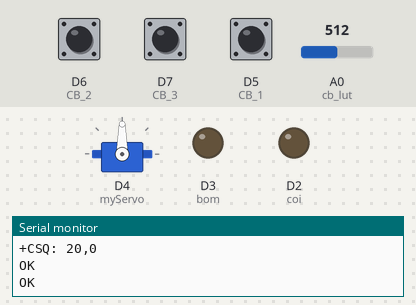
This sketch was run on a simulated ESP8266 (NodeMCU). Shown: servo, output pins drawn as LEDs (lit = HIGH), the last lines printed to the serial monitor. The inputs (shaded band) are chosen by the test bench; at power-on: D7 (CB_3) HIGH, A0 (cb_lut) = 512, D6 (CB_2) HIGH, D5 (CB_1) HIGH. The modem accepts every AT command (registered, SIM ready, sends succeed) and sends nothing else.

Above: at 2.7 s.
2.8 s: D7 (CB_3) pulled LOW for 0.15 s
At 3.8 s:
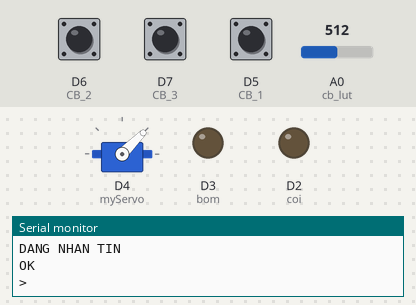
4.7 s: A0 (cb_lut) set to 408
6.2 s: A0 (cb_lut) set to 385
At 7.4 s:
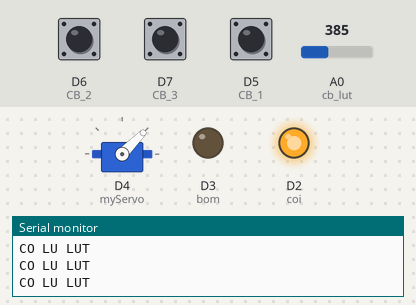
7.7 s: D6 (CB_2) pulled LOW for 0.15 s
At 9.3 s:
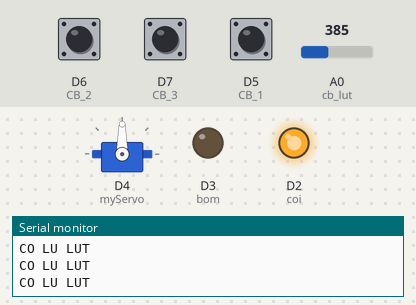
9.6 s: D5 (CB_1) pulled LOW for 0.15 s
At 10.9 s:
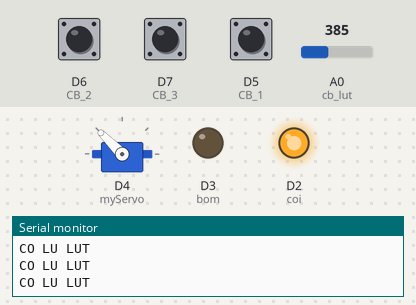
11.3 s: D7 (CB_3) pulled LOW for 1 s
At 12.1 s:
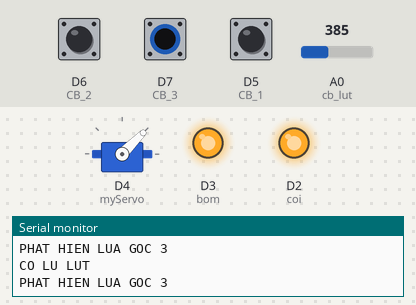
Timing chart, 0 to 14.3 s (numbered marks = the images above; inputs shaded):
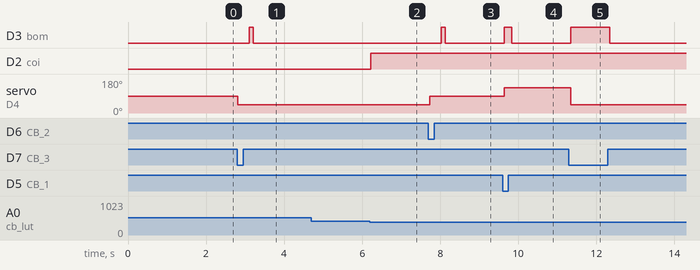

Measured:
- the behaviour switches between 401 and 400 on A0 (cb_lut) (found by bisection; images 1 and 2)
- after the input at 2.8 s, D3 (bom): LOW → HIGH after 0.31 s, → LOW 0.10 s later; servo on D4 (myServo): 90° → 45° at once
- after the input at 4.7 s, every drawn part: stays the same
- after the input at 6.2 s, D2 (coi): LOW → HIGH at once
- after the input at 7.7 s, D3 (bom): LOW → HIGH after 0.33 s, → LOW 0.10 s later; servo on D4 (myServo): 45° → 90° at once
- after the input at 9.6 s, D3 (bom): LOW → HIGH at once, → LOW 0.20 s later; servo on D4 (myServo): 90° → 135° at once
- after the input at 11.3 s, D3 (bom): LOW → HIGH at once, → LOW 1.0 s later; servo on D4 (myServo): 135° → 45° at once

The sketch:

Bo_thu_va_chua_chay.ino
```cpp
#define PHONE_NUMBER "+84328813393"
#include <ESP8266WiFi.h>
#include <espnow.h>
#include <SoftwareSerial.h>
static const int RXPin = 27, TXPin = D1;
SoftwareSerial simSerial(RXPin, TXPin);
#include <Servo.h>
Servo myServo;
// Cấu trúc dữ liệu nhận
typedef struct struct_message {
  uint8_t mappedValue;
} struct_message;

// Tạo một biến kiểu struct_message
struct_message incomingData;

uint8_t tt;
bool tt1 = true;
bool tt2 = true;
bool tt3 = true;
long times,time1;
// Chân điều khiển servo
#define coi D2
#define bom D3
#define CB_1 D5
#define CB_2 D6
#define CB_3 D7
#define cb_lut A0
// Hàm xử lý dữ liệu nhận được
void OnDataRecv(uint8_t *mac, uint8_t *data, uint8_t len) {
    if (len == sizeof(incomingData)) {
        memcpy(&incomingData, data, sizeof(incomingData));
        tt = incomingData.mappedValue;
        Serial.print("Mapped Value: ");
        Serial.println(tt);
    }
}

void setup() {
  // Khởi tạo Serial Monitor
  Serial.begin(115200);
  pinMode(CB_1, INPUT_PULLUP);
  pinMode(CB_2, INPUT_PULLUP);
  pinMode(CB_3, INPUT_PULLUP);
  pinMode(cb_lut, INPUT);
  myServo.attach(D4,500,2400);
  myServo.write(90);
  pinMode(coi, OUTPUT);
  digitalWrite(coi, LOW);
  pinMode(bom, OUTPUT);
  digitalWrite(bom, LOW);
  // Khởi động WiFi
  WiFi.mode(WIFI_STA);
  WiFi.disconnect();
  Serial.println(" ");

  Serial.println(WiFi.macAddress()); // In ra Serial Monitor địa chỉ MAC của ESP8266
  // Khởi tạo ESP-NOW
  if (esp_now_init() != 0) {
    Serial.println("Error initializing ESP-NOW");
    return;
  }

  // Đăng ký callback khi nhận được dữ liệu
  esp_now_set_self_role(ESP_NOW_ROLE_SLAVE);
  esp_now_register_recv_cb(OnDataRecv);
 simSerial.begin(115200);
    delay(1000);
    // Check AT Command
    sim_at_cmd("AT");

    // Product infor
    sim_at_cmd("ATI");

    // Check SIM Slot
    sim_at_cmd("AT+CPIN?");

    // Check Signal Quality
    sim_at_cmd("AT+CSQ");

    sim_at_cmd("AT+CIMI");
}

void loop() {
  //Serial.println("DANG CHAY");

  if(analogRead(cb_lut) <= 400){
    digitalWrite(coi, HIGH);
    times = millis();
    Serial.println("CO LU LUT");
    if(tt3) nhantin("PHAT HIEN LU LUT DANG CAO");
    tt3 = false;
  }
  if(digitalRead(CB_1) == 0){
    Serial.println("PHAT HIEN LUA GOC 1");
   myServo.write(135);
   if(tt2) nhantin("CANH BAO! PHAT HIEN LUA");
   tt2 =false;
   time1 = millis();
   digitalWrite(bom, HIGH);
   tt2 = false;
  }
  else if(digitalRead(CB_2) == 0){
    Serial.println("PHAT HIEN LUA GOC 2");
   myServo.write(90);
   if(tt2) nhantin("CANH BAO! PHAT HIEN LUA");
   time1 = millis();
   digitalWrite(bom, HIGH);
   tt2 = false;
  }
  else if(digitalRead(CB_3) == 0){
    Serial.println("PHAT HIEN LUA GOC 3");
   myServo.write(45);
   if(tt2) nhantin("CANH BAO! PHAT HIEN LUA");
   time1 = millis();
   digitalWrite(bom, HIGH);
   tt2 = false;
  }
  else {
    //myServo.write(90);
    digitalWrite(bom, LOW);
    if(millis() - time1 >= 3000){
      tt2 = true;
    }
  }
  if(tt){
    Serial.println("CO RUNG CHAN");
    digitalWrite(coi, HIGH);
    times = millis();
    if(tt1){
      nhantin("CANH BAO CO RUNG CHAN TU NUI");
      tt1 = false;
    }
  }
  if(millis() - times > 3000 && !tt){
    digitalWrite(coi, LOW);
    tt = false;
    tt1 = true;
    tt3 = true;
  }
  delay(100);
}
void nhantin(String ib) {
  Serial.println("DANG NHAN TIN");
   sim_at_cmd("AT+CMGF=1");
    String temp = "AT+CMGS=\"";
    temp += (String)PHONE_NUMBER;
    temp += "\"";
    sim_at_cmd(temp);
    sim_at_cmd(ib);
    // End charactor for SMS
    sim_at_send(0x1A);
}
void sim_at_wait()
{
    delay(100);
    while (simSerial.available()) {
        Serial.write(simSerial.read());
    }
}
bool sim_at_send(char c){
    simSerial.write(c);
    return true;
}
bool sim_at_cmd(String cmd){
    simSerial.println(cmd);
    sim_at_wait();
    return true;
}
```
